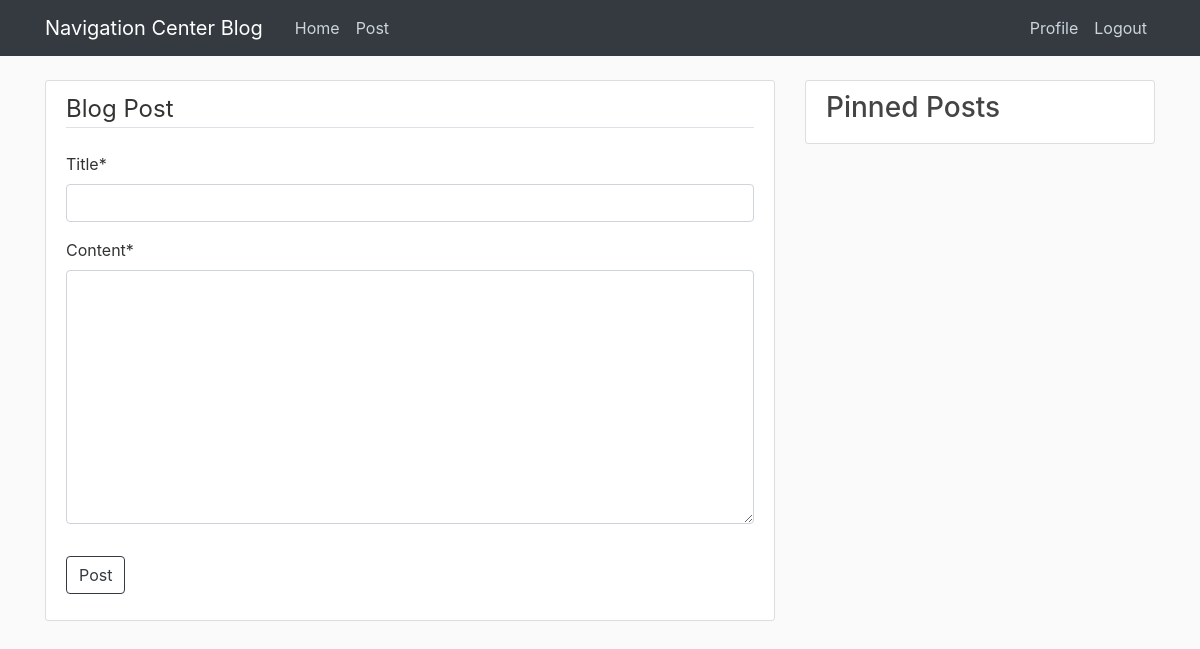
The page /post/new/ (signed in) on the database as committed earlier.
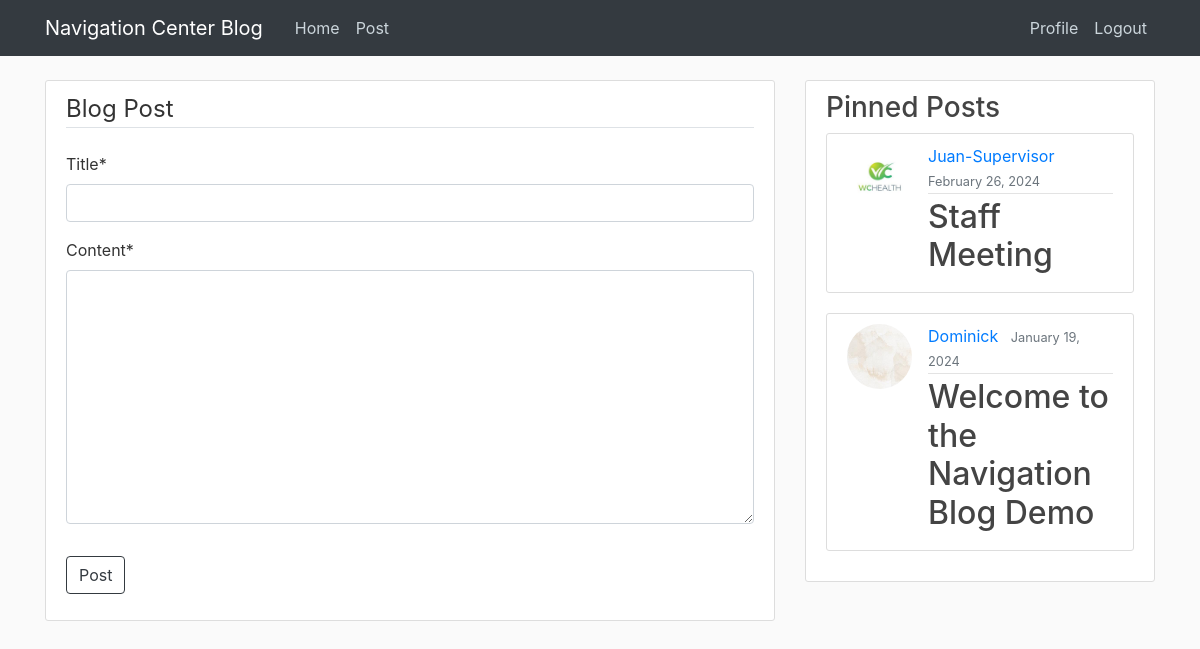
The same page on the database as committed later.
### blog/models.py (models this page shows, shortened)
class Post(models.Model):
    title = models.CharField(max_length=100)
    content = models.TextField()
    date_posted = models.DateTimeField(default=timezone.now)
    author = models.ForeignKey(User, on_delete=models.CASCADE)
    pinned = models.BooleanField(default=False)

### users/models.py (models this page shows, shortened)
class Profile(models.Model):
    user = models.OneToOneField(User, on_delete=models.CASCADE)
    image = models.ImageField(default='default.jpg', upload_to='profile_pics')

### blog/views.py (the view, shortened to what this page needs)
# urls.py: path('post/new/', PostCreateView.as_view(), name='post-create'),
class PostCreateView(LoginRequiredMixin, CreateView):
    model = Post
    fields = ['title', 'content']
    def get_context_data(self, **kwargs):
        context = super().get_context_data(**kwargs)
        pinned_posts = Post.objects.filter(pinned=True).order_by('-date_posted')
        context['pinned_posts'] = pinned_posts
        return context

### blog/templates/blog/post_form.html (shortened to what this page needs)
{% extends "blog/base.html" %}
{% load crispy_forms_tags %}
{% block content %}
    <div class="content-section">
        <form method="POST">
            <fieldset class="form-group">
                <legend class="border-bottom mb-4">Blog Post</legend>
                {{ form|crispy }}
            </fieldset>
            <div class="form-group">
                <button class="btn btn-outline-dark" type="submit">Post</button>
            </div>
        </form>
    </div>
{% endblock %}

### blog/templates/blog/base.html (shortened to what this page needs)
{% load static %}
<!DOCTYPE html>
<html lang="en">
<head>
    <link rel="stylesheet" href="https://cdn.jsdelivr.net/npm/bootstrap@4.4.1/dist/css/bootstrap.min.css">
    <link rel="stylesheet" type="text/css" href="{% static 'blog/main.css' %}">
</head>
<body>
    <header class="site-header">
      <nav class="navbar navbar-expand-md navbar-dark bg-dark fixed-top">
        <div class="container">
          <a class="navbar-brand mr-4 custom-green" href="{% url 'blog-home' %}">Navigation Center Blog</a>
          <div class="collapse navbar-collapse" id="navbarToggle">
            <div class="navbar-nav mr-auto">
              <a class="nav-item nav-link" href="{% url 'blog-home' %}">Home</a>
              <a class="nav-item nav-link" href="{% url 'post-create' %}">Post</a>
            </div>
            <div class="navbar-nav">
                {% if user.is_authenticated %}
                    <a class="nav-item nav-link" href="{% url 'profile' %}">Profile</a>
                    <a class="nav-item nav-link" href="{% url 'logout' %}">Logout</a>
                {% else %}
                    <a class="nav-item nav-link" href="{% url 'login' %}">Login</a>
                    <a class="nav-item nav-link" href="{% url 'register' %}">Register</a>
                {% endif %}
            </div>
          </div>
        </div>
      </nav>
    </header>
    <main role="main" class="container">
      <div class="row">
        <div class="col-md-8">
            {% block content %}{% endblock %}
        </div>
        <div class="col-md-4">
          <div class="content-section">
            <h3>Pinned Posts</h3>
              {% for post in pinned_posts %}
                    <article class="media content-section">
                        <img class="rounded-circle article-img" src="{{ post.author.profile.image.url }}">
                      <div class="media-body">
                        <div class="article-metadata">
                          <a class="mr-2" href="{% url 'user-posts' post.author.username %}">{{ post.author }}</a>
                          <small class="text-muted">{{ post.date_posted|date:"F d, Y" }}</small>
                        </div>
                        <h2><a class="article-title" href="{% url 'post-detail' post.id %}">{{ post.title }}</a></h2>
                      </div>
                    </article>
              {% endfor %}
          </div>
        </div>
      </div>
    </main>
</body>
</html>

Rows that differ between the two databases and show on the page:
added Post: author.profile.image (placeholder picture), author "Juan-Supervisor", date_posted "February 26, 2024", title "Staff Meeting"
now on this page (row edited): Post: author.profile.image (picture), author "Dominick", date_posted "January 19, 2024", title "Welcome to the Navigation Blog Demo"
